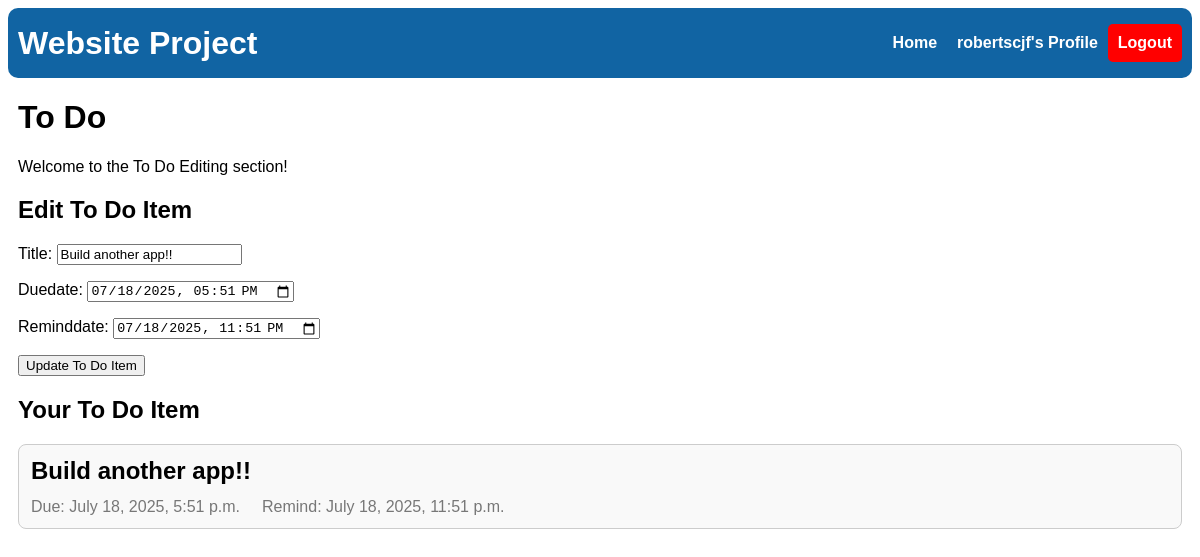
The app's page /todo/edit/27/ (signed in) with its own data.
### todo/models.py (models this page shows, shortened)
class TodoItem(models.Model):
    user = models.ForeignKey('auth.User', on_delete=models.CASCADE)
    title = models.CharField(max_length=200)
    completed = models.BooleanField(default=False)
    dueDate = models.DateTimeField(null=True, blank=True)
    remindDate = models.DateTimeField(null=True, blank=True)
    updatedAt = models.DateTimeField(auto_now=True)

### todo/views.py (the view)
# urls.py: path('edit/<int:pk>/', views.todoEdit, name='todoEdit'),
@login_required(login_url='login')
def todoEdit(request, pk):
    todoItem = TodoItem.objects.get(pk=pk, user=request.user)
    form = TodoItemForm(instance=todoItem)
    if request.method == 'POST':
        form = TodoItemForm(request.POST, instance=todoItem)
        if form.is_valid():
            form.save()
            return redirect('todo:todo')
    context = {'form': form, 'todoItem': todoItem}
    return render(request, 'todo/todoEdit.html', context)

### todo/forms.py
class TodoItemForm(forms.ModelForm):
    dueDate = forms.DateTimeField(widget=forms.DateTimeInput(attrs={'type': 'datetime-local'}), required=True)
    remindDate = forms.DateTimeField(widget=forms.DateTimeInput(attrs={'type': 'datetime-local'}), required=True)
    class Meta:
        model = TodoItem
        fields = ['title', 'dueDate', 'remindDate']

### todo/templates/todo/todoEdit.html (shortened to what this page needs)
{% extends "main/base.html" %}
{% block content %}
    <h1>To Do</h1>
    <p>Welcome to the To Do Editing section!</p>
    <h2>Edit To Do Item</h2>
    <form method="post" enctype="multipart/form-data">
        {{ form.as_p }}
        <button type="submit">Update To Do Item</button>
    </form>
  <h2>Your To Do Item</h2>
  <ul class="todoGroup">
      <li class="todoBox">
        <div class="todoHeader">
          <span class="todoTitle">{{ todoItem.title }}</span>
        </div>
        <div class="todoFooter">
          <span class="todoDate">Due: {{ todoItem.dueDate }}</span>
          <span class="todoRemind">Remind: {{ todoItem.remindDate }}</span>
        </div>
      </li>
  </ul>
{% endblock %}

### main/templates/main/base.html (shortened to what this page needs)
<!DOCTYPE html>
{% load static %}
<html lang="en">
  <head>
    <link rel="stylesheet" href="{% static 'main/style.css' %}" />
  </head>
  <body>
    <nav>
        <h1>Website Project</h1>
        <ul>
            <li><a href="/">Home</a></li>
            {% if user.is_authenticated %}
                <li id="Profile"><a href="/profile/">{{user.username}}'s Profile</a></li>
                <li id="logout"><a href="/logout/">Logout</a></li>
            {% else %}
                <li id="login"><a href="/login/">Login</a></li>
                <li id="register"><a href="/register/">Register</a></li>
            {% endif %}
        </ul>
    </nav>
    <main>{% block content %} no content {% endblock %}</main>
  </body>
</html>

### main/static/main/style.css (style rules this page uses)
body { font-family: Arial, Helvetica, sans-serif; }
main { padding: 0px 10px; }
nav { background-color: #1164a3; padding: 0px 10px; display: flex; color: white; justify-content: space-between; border-radius: 10px; }
nav h1 { margin: 10px 0px; font-size: 200%; align-self: center; text-decoration: none; color: white; }
nav ul { display: flex; justify-content: space-around; align-items: center; }
nav li { list-style: none; padding: 10px; font-weight: bold; align-items: center; }
nav li#logout { background-color: red; border-radius: 5px; }
nav li a { color: white; text-decoration: none }
.todoGroup { list-style: none; padding: 0; margin: 0; }
.todoBox { border: 1px solid #ccc; border-radius: 8px; margin-bottom: 12px; padding: 12px; background-color: #f9f9f9; }
.todoHeader { display: flex; align-items: center; margin-bottom: 13px; }
.todoTitle { font-size: 1.5em; font-weight: bold; }
.todoFooter { display: flex; flex-wrap: wrap; gap: 12px; color: #555; }
.todoDate, .todoRemind { margin-right: 10px; color: #777; display: inline-flex; align-items: center; }

### records on screen
TodoItem: title "Build another app!!", dueDate "07/18/2025 17:51", remindDate "07/18/2025 23:51", dueDate "July 18, 2025, 5:51 p.m.", remindDate "July 18, 2025, 11:51 p.m."

### other values on screen
{{ user.username }} "robertscjf"
